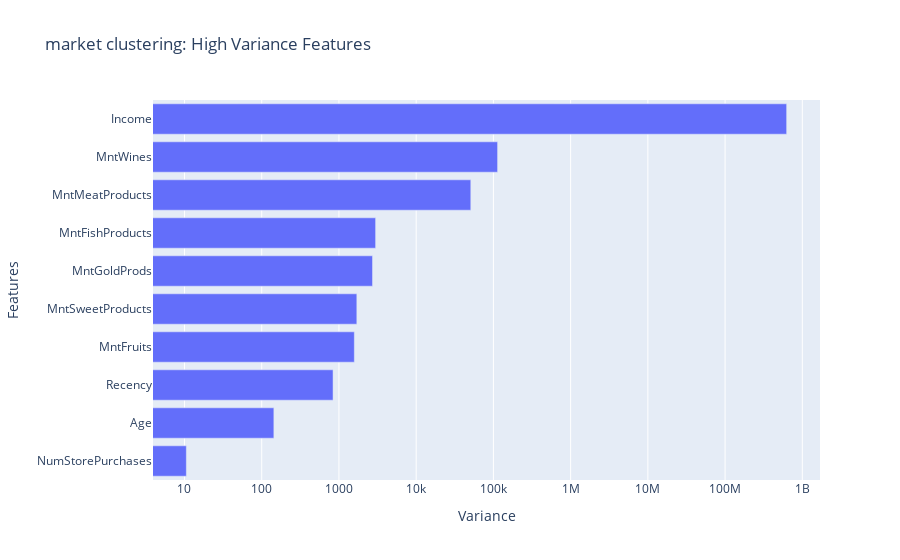

Notebook code cell kept with this figure:
### Code cell
# Create horizontal bar chart of `top_ten_trim_var`
#import plotly.express as px this is the library used here
fig = px.bar(
    x=top_10_var,
    y=top_10_var.index,
    orientation="h",
    title="market clustering: High Variance Features")
fig.update_layout(xaxis_title=" Variance ",yaxis_title="Features")
fig.update_xaxes(type='log')
fig.show()

### Figure 1 — Plotly figure (JSON) as saved in the notebook; plotly's stock layout.template omitted (floating-point values rounded to 4 significant figures)
{"data": [{"hovertemplate": "x=%{x}<br>y=%{y}<extra></extra>", "legendgroup": "", "marker": {"color": "#636efa", "pattern": {"shape": ""}}, "name": "", "orientation": "h", "showlegend": false, "textposition": "auto", "type": "bar", "x": [10.57, 143.6, 838.8, 1582.0, 1704.0, 2721.0, 2984.0, 50950.0, 113300.0, 626900000.0], "xaxis": "x", "y": ["NumStorePurchases", "Age", "Recency", "MntFruits", "MntSweetProducts", "MntGoldProds", "MntFishProducts", "MntMeatProducts", "MntWines", "Income"], "yaxis": "y"}], "layout": {"barmode": "relative", "legend": {"tracegroupgap": 0}, "title": {"text": "market clustering: High Variance Features"}, "xaxis": {"anchor": "y", "domain": [0, 1], "title": {"text": " Variance "}, "type": "log"}, "yaxis": {"anchor": "x", "domain": [0, 1], "title": {"text": "Features"}}}}
